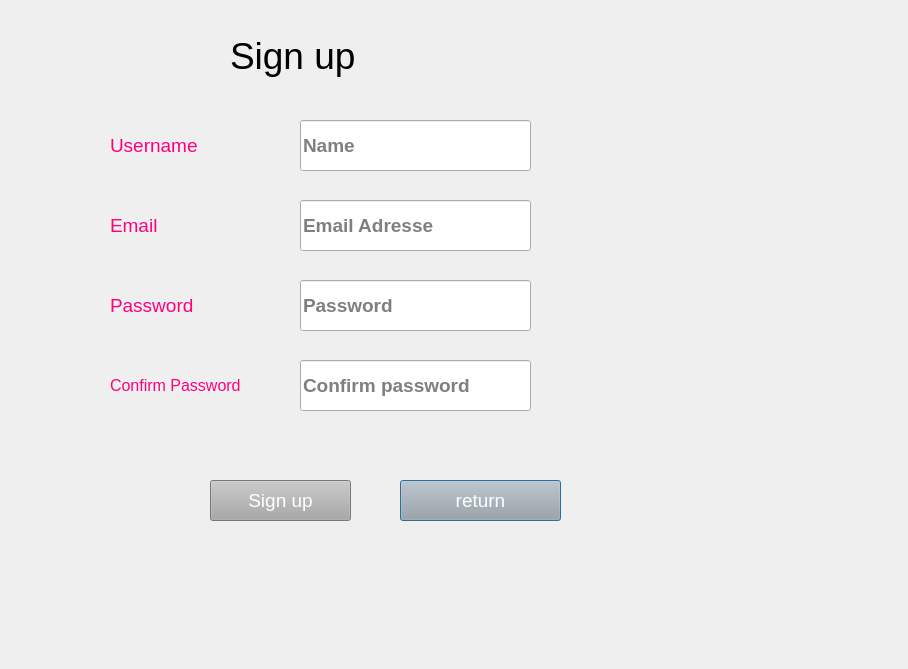
<?xml version="1.0" encoding="UTF-8"?>
<ui version="4.0">
 <class>Dialog</class>
 <widget class="QDialog" name="Dialog">
  <property name="geometry">
   <rect>
    <x>0</x>
    <y>0</y>
    <width>908</width>
    <height>669</height>
   </rect>
  </property>
  <property name="windowTitle">
   <string>Dialog</string>
  </property>
  <widget class="QLabel" name="label_5">
   <property name="geometry">
    <rect>
     <x>110</x>
     <y>130</y>
     <width>101</width>
     <height>31</height>
    </rect>
   </property>
   <property name="font">
    <font>
     <pointsize>14</pointsize>
    </font>
   </property>
   <property name="styleSheet">
    <string notr="true"> color:rgb(255, 0, 127)</string>
   </property>
   <property name="text">
    <string>Username</string>
   </property>
  </widget>
  <widget class="QLineEdit" name="confirmpass">
   <property name="geometry">
    <rect>
     <x>300</x>
     <y>360</y>
     <width>231</width>
     <height>51</height>
    </rect>
   </property>
   <property name="font">
    <font>
     <pointsize>14</pointsize>
     <weight>75</weight>
     <bold>true</bold>
    </font>
   </property>
   <property name="styleSheet">
    <string notr="true">font-size:14pt; </string>
   </property>
   <property name="text">
    <string/>
   </property>
   <property name="placeholderText">
    <string>Confirm password</string>
   </property>
  </widget>
  <widget class="QLineEdit" name="email">
   <property name="geometry">
    <rect>
     <x>300</x>
     <y>200</y>
     <width>231</width>
     <height>51</height>
    </rect>
   </property>
   <property name="font">
    <font>
     <pointsize>14</pointsize>
     <weight>75</weight>
     <bold>true</bold>
    </font>
   </property>
   <property name="styleSheet">
    <string notr="true">font-size:14pt; </string>
   </property>
   <property name="placeholderText">
    <string>Email Adresse</string>
   </property>
  </widget>
  <widget class="QPushButton" name="return_2">
   <property name="geometry">
    <rect>
     <x>400</x>
     <y>480</y>
     <width>161</width>
     <height>41</height>
    </rect>
   </property>
   <property name="font">
    <font>
     <pointsize>14</pointsize>
    </font>
   </property>
   <property name="styleSheet">
    <string notr="true">background-color: rgb(167, 168, 167); font-size:14pt; color:rgb(255, 255, 255)</string>
   </property>
   <property name="text">
    <string>return</string>
   </property>
  </widget>
  <widget class="QLabel" name="label_2">
   <property name="geometry">
    <rect>
     <x>110</x>
     <y>210</y>
     <width>101</width>
     <height>31</height>
    </rect>
   </property>
   <property name="font">
    <font>
     <pointsize>14</pointsize>
    </font>
   </property>
   <property name="styleSheet">
    <string notr="true"> color:rgb(255, 0, 127)</string>
   </property>
   <property name="text">
    <string>Email</string>
   </property>
  </widget>
  <widget class="QLineEdit" name="password">
   <property name="geometry">
    <rect>
     <x>300</x>
     <y>280</y>
     <width>231</width>
     <height>51</height>
    </rect>
   </property>
   <property name="font">
    <font>
     <pointsize>14</pointsize>
     <weight>75</weight>
     <bold>true</bold>
    </font>
   </property>
   <property name="styleSheet">
    <string notr="true">font-size:14pt; </string>
   </property>
   <property name="text">
    <string/>
   </property>
   <property name="placeholderText">
    <string>Password</string>
   </property>
  </widget>
  <widget class="QLabel" name="label_3">
   <property name="geometry">
    <rect>
     <x>110</x>
     <y>290</y>
     <width>111</width>
     <height>31</height>
    </rect>
   </property>
   <property name="font">
    <font>
     <pointsize>14</pointsize>
    </font>
   </property>
   <property name="styleSheet">
    <string notr="true"> color:rgb(255, 0, 127)</string>
   </property>
   <property name="text">
    <string>Password</string>
   </property>
  </widget>
  <widget class="QLabel" name="label">
   <property name="geometry">
    <rect>
     <x>230</x>
     <y>20</y>
     <width>171</width>
     <height>71</height>
    </rect>
   </property>
   <property name="styleSheet">
    <string notr="true"> font-size:28pt;</string>
   </property>
   <property name="text">
    <string>Sign up</string>
   </property>
  </widget>
  <widget class="QPushButton" name="signupbutton">
   <property name="geometry">
    <rect>
     <x>210</x>
     <y>480</y>
     <width>141</width>
     <height>41</height>
    </rect>
   </property>
   <property name="styleSheet">
    <string notr="true">background-color: rgb(167, 168, 167); font-size:14pt; color:rgb(255, 255, 255)</string>
   </property>
   <property name="text">
    <string>Sign up</string>
   </property>
  </widget>
  <widget class="QLineEdit" name="username">
   <property name="geometry">
    <rect>
     <x>300</x>
     <y>120</y>
     <width>231</width>
     <height>51</height>
    </rect>
   </property>
   <property name="font">
    <font>
     <pointsize>14</pointsize>
     <weight>75</weight>
     <bold>true</bold>
    </font>
   </property>
   <property name="styleSheet">
    <string notr="true">font-size:14pt; </string>
   </property>
   <property name="placeholderText">
    <string>Name</string>
   </property>
  </widget>
  <widget class="QLabel" name="label_4">
   <property name="geometry">
    <rect>
     <x>110</x>
     <y>370</y>
     <width>191</width>
     <height>31</height>
    </rect>
   </property>
   <property name="font">
    <font>
     <pointsize>12</pointsize>
    </font>
   </property>
   <property name="styleSheet">
    <string notr="true"> color:rgb(255, 0, 127)</string>
   </property>
   <property name="text">
    <string>Confirm Password</string>
   </property>
  </widget>
 </widget>
 <resources/>
 <connections/>
</ui>
